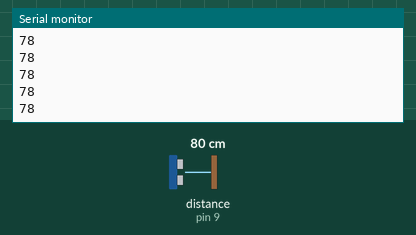
Simulated run of this sketch. Board: Arduino Uno, built with avr-gcc and run on an emulated ATmega328P. Parts: the last lines printed to the serial monitor. Wiring (inferred from the names in the program): ultrasonic range finder: trigger pin 8; echo pin 9. The test bench sets the inputs (shaded band); at power-on: distance to the obstacle (sensor on pin 9) 80 cm. The echo pulse lasts 58.3 µs per cm.

Above: at 2.2 s.
2.3 s: distance to the obstacle (sensor on pin 9) set to 2 cm
At 3.1 s:
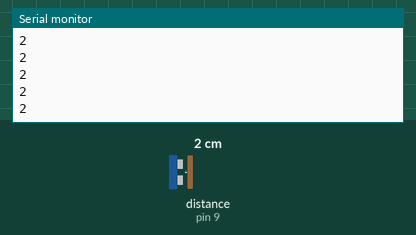
3.8 s: distance to the obstacle (sensor on pin 9) set to 4 cm
At 4.7 s:
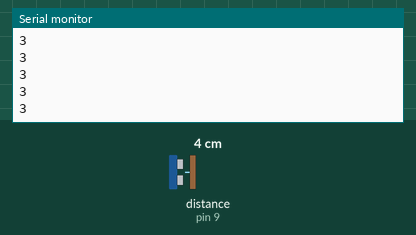
Timing chart, 0 to 6.8 s (numbered marks = the images above; inputs shaded):
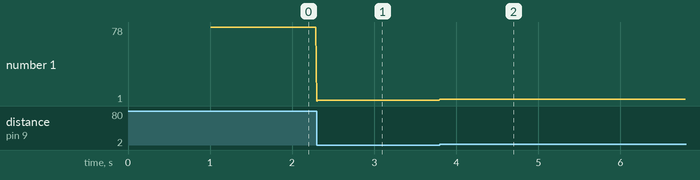

The sketch:

Sonar.ino
```cpp
//*************************************************Sonar code*************************************************//

// defines pins numbers
const int trigPin = 8;
const int echoPin = 9;
// defines variables
long duration;
int distance;

void setup()
{
    pinMode(trigPin, OUTPUT); // Sets the trigPin as an Output
    pinMode(echoPin, INPUT);  // Sets the echoPin as an Input
    Serial.begin(9600);       // Starts the serial communication

    delay(1000);
}

void loop()
{
    Sonar();
}
//Move vertical servo up by one degree
void Sonar()
{
    // Clears the trigPin
    digitalWrite(trigPin, LOW);
    delayMicroseconds(2);
    // Sets the trigPin on HIGH state for 10 micro seconds
    digitalWrite(trigPin, HIGH);
    delayMicroseconds(10);
    digitalWrite(trigPin, LOW);
    // Reads the echoPin, returns the sound wave travel time in microseconds
    duration = pulseIn(echoPin, HIGH);
    // Calculating the distance
    distance = duration * 0.034 / 2;
    // Prints the distance on the Serial Monitor

    Serial.println(distance);
   delay(10);
}
```

Measured:
- after the input at 2.3 s, the serial monitor: prints a new line at once (image 1)
- after the input at 3.8 s, the serial monitor: prints a new line at once (image 2)
- plotted number 1: 78 → 2 after the input at 2.3 s, 2 → 3 after the input at 3.8 s
